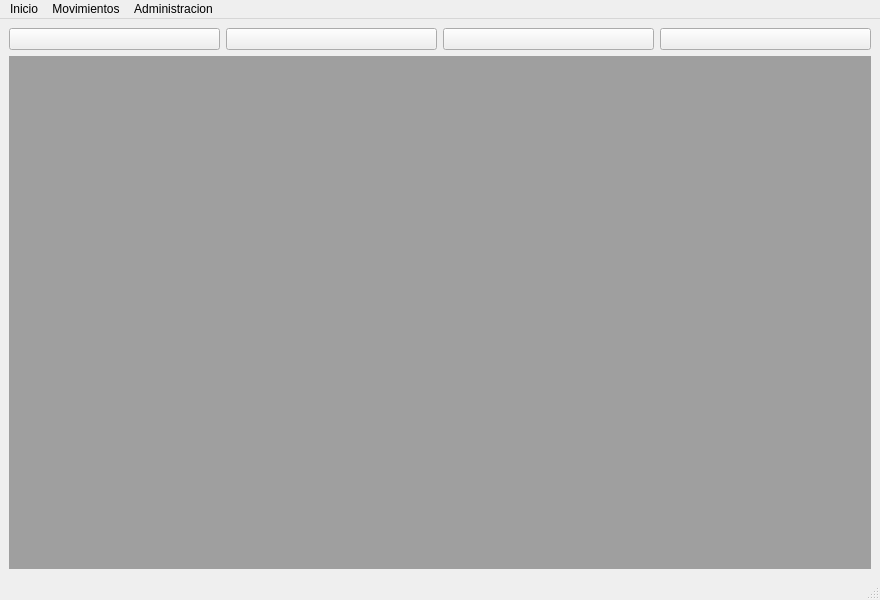
<?xml version="1.0" encoding="UTF-8"?>
<ui version="4.0">
 <class>MainWindow</class>
 <widget class="QMainWindow" name="MainWindow">
  <property name="windowModality">
   <enum>Qt::WindowModal</enum>
  </property>
  <property name="geometry">
   <rect>
    <x>0</x>
    <y>0</y>
    <width>880</width>
    <height>600</height>
   </rect>
  </property>
  <property name="windowTitle">
   <string>QPyme</string>
  </property>
  <property name="windowIcon">
   <iconset>
    <normaloff>../imagenes/icon_qpyme.png</normaloff>../imagenes/icon_qpyme.png</iconset>
  </property>
  <widget class="QWidget" name="centralwidget">
   <layout class="QGridLayout" name="gridLayout">
    <item row="0" column="0">
     <widget class="QPushButton" name="pushButton">
      <property name="text">
       <string/>
      </property>
      <property name="icon">
       <iconset>
        <normaloff>../imagenes/icons8-create-document-50.png</normaloff>../imagenes/icons8-create-document-50.png</iconset>
      </property>
      <property name="iconSize">
       <size>
        <width>32</width>
        <height>32</height>
       </size>
      </property>
     </widget>
    </item>
    <item row="0" column="1">
     <widget class="QPushButton" name="pushButton_2">
      <property name="text">
       <string/>
      </property>
      <property name="icon">
       <iconset>
        <normaloff>../imagenes/icons8-request-money-50.png</normaloff>../imagenes/icons8-request-money-50.png</iconset>
      </property>
      <property name="iconSize">
       <size>
        <width>32</width>
        <height>32</height>
       </size>
      </property>
     </widget>
    </item>
    <item row="0" column="2">
     <widget class="QPushButton" name="pushButton_3">
      <property name="text">
       <string/>
      </property>
      <property name="icon">
       <iconset>
        <normaloff>../imagenes/icons8-initiate-money-transfer-50.png</normaloff>../imagenes/icons8-initiate-money-transfer-50.png</iconset>
      </property>
      <property name="iconSize">
       <size>
        <width>32</width>
        <height>32</height>
       </size>
      </property>
     </widget>
    </item>
    <item row="0" column="3">
     <widget class="QPushButton" name="pushButton_4">
      <property name="text">
       <string/>
      </property>
      <property name="icon">
       <iconset>
        <normaloff>../imagenes/icons8-inspection-50.png</normaloff>../imagenes/icons8-inspection-50.png</iconset>
      </property>
      <property name="iconSize">
       <size>
        <width>32</width>
        <height>32</height>
       </size>
      </property>
     </widget>
    </item>
    <item row="1" column="0" colspan="4">
     <widget class="QMdiArea" name="mdiArea"/>
    </item>
   </layout>
  </widget>
  <widget class="QMenuBar" name="menubar">
   <property name="geometry">
    <rect>
     <x>0</x>
     <y>0</y>
     <width>880</width>
     <height>25</height>
    </rect>
   </property>
   <widget class="QMenu" name="menuInicio">
    <property name="title">
     <string>Inicio</string>
    </property>
    <widget class="QMenu" name="menuTurno">
     <property name="title">
      <string>Turno</string>
     </property>
     <property name="icon">
      <iconset>
       <normaloff>../imagenes/icons8-contact-details-50.png</normaloff>../imagenes/icons8-contact-details-50.png</iconset>
     </property>
     <addaction name="actionInicio_de_turno_2"/>
     <addaction name="actionCierre_de_turno_2"/>
    </widget>
    <addaction name="menuTurno"/>
    <addaction name="actionSalir_2"/>
   </widget>
   <widget class="QMenu" name="menuMovimientos">
    <property name="title">
     <string>Movimientos</string>
    </property>
    <addaction name="actionIngreso_dinero"/>
    <addaction name="actionSalida_dinero"/>
   </widget>
   <widget class="QMenu" name="menuAdministracion">
    <property name="title">
     <string>Administracion</string>
    </property>
    <widget class="QMenu" name="menuBase_de_datos">
     <property name="title">
      <string>Base de datos</string>
     </property>
     <property name="icon">
      <iconset>
       <normaloff>../imagenes/icons8-work-50.png</normaloff>../imagenes/icons8-work-50.png</iconset>
     </property>
     <addaction name="actionCompactar"/>
     <addaction name="actionExportar"/>
     <addaction name="actionImportar"/>
    </widget>
    <widget class="QMenu" name="menuReportes">
     <property name="title">
      <string>Reportes</string>
     </property>
     <addaction name="actionVenta_del_dia"/>
    </widget>
    <addaction name="actionUsuarios_2"/>
    <addaction name="separator"/>
    <addaction name="actionControl_Stock"/>
    <addaction name="separator"/>
    <addaction name="menuBase_de_datos"/>
    <addaction name="separator"/>
    <addaction name="menuReportes"/>
   </widget>
   <addaction name="menuInicio"/>
   <addaction name="menuMovimientos"/>
   <addaction name="menuAdministracion"/>
  </widget>
  <widget class="QStatusBar" name="statusbar"/>
  <action name="actionIngreso_dinero">
   <property name="icon">
    <iconset>
     <normaloff>../imagenes/icons8-request-money-50.png</normaloff>../imagenes/icons8-request-money-50.png</iconset>
   </property>
   <property name="text">
    <string>Ingreso dinero</string>
   </property>
  </action>
  <action name="actionSalida_dinero">
   <property name="icon">
    <iconset>
     <normaloff>../imagenes/icons8-initiate-money-transfer-50.png</normaloff>../imagenes/icons8-initiate-money-transfer-50.png</iconset>
   </property>
   <property name="text">
    <string>Salida dinero</string>
   </property>
  </action>
  <action name="actionSalir">
   <property name="icon">
    <iconset>
     <normaloff>../imagenes/cancel.png</normaloff>../imagenes/cancel.png</iconset>
   </property>
   <property name="text">
    <string>Salir</string>
   </property>
  </action>
  <action name="actionUsuarios_2">
   <property name="icon">
    <iconset>
     <normaloff>../imagenes/icons8-badge-50.png</normaloff>../imagenes/icons8-badge-50.png</iconset>
   </property>
   <property name="text">
    <string>Usuarios</string>
   </property>
  </action>
  <action name="actionControl_Stock">
   <property name="icon">
    <iconset>
     <normaloff>../imagenes/icons8-questionnaire-50.png</normaloff>../imagenes/icons8-questionnaire-50.png</iconset>
   </property>
   <property name="text">
    <string>Control Stock</string>
   </property>
  </action>
  <action name="actionCompactar">
   <property name="icon">
    <iconset>
     <normaloff>../imagenes/icons8-console-50.png</normaloff>../imagenes/icons8-console-50.png</iconset>
   </property>
   <property name="text">
    <string>Compactar</string>
   </property>
  </action>
  <action name="actionExportar">
   <property name="icon">
    <iconset>
     <normaloff>../imagenes/icons8-console-50.png</normaloff>../imagenes/icons8-console-50.png</iconset>
   </property>
   <property name="text">
    <string>Exportar</string>
   </property>
  </action>
  <action name="actionImportar">
   <property name="icon">
    <iconset>
     <normaloff>../imagenes/icons8-console-50.png</normaloff>../imagenes/icons8-console-50.png</iconset>
   </property>
   <property name="text">
    <string>Importar</string>
   </property>
  </action>
  <action name="actionVenta_del_dia">
   <property name="icon">
    <iconset>
     <normaloff>../imagenes/icons8-inspection-50.png</normaloff>../imagenes/icons8-inspection-50.png</iconset>
   </property>
   <property name="text">
    <string>Venta del dia</string>
   </property>
  </action>
  <action name="actionInicio_de_turno">
   <property name="text">
    <string>Inicio de turno</string>
   </property>
  </action>
  <action name="actionCierre_de_turno">
   <property name="text">
    <string>Cierre de turno</string>
   </property>
  </action>
  <action name="actionInicio_de_turno_2">
   <property name="icon">
    <iconset>
     <normaloff>../imagenes/ok.png</normaloff>../imagenes/ok.png</iconset>
   </property>
   <property name="text">
    <string>Inicio de turno</string>
   </property>
  </action>
  <action name="actionCierre_de_turno_2">
   <property name="icon">
    <iconset>
     <normaloff>../imagenes/cancel.png</normaloff>../imagenes/cancel.png</iconset>
   </property>
   <property name="text">
    <string>Cierre de turno</string>
   </property>
  </action>
  <action name="actionSalir_2">
   <property name="icon">
    <iconset>
     <normaloff>../imagenes/cancel.png</normaloff>../imagenes/cancel.png</iconset>
   </property>
   <property name="text">
    <string>Salir</string>
   </property>
  </action>
 </widget>
 <resources/>
 <connections/>
</ui>
